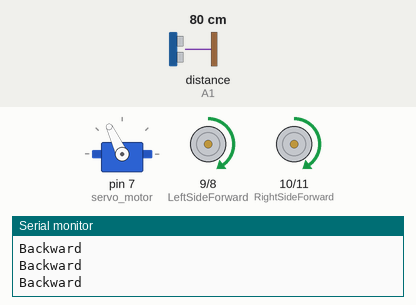
A sketch run on a simulated Arduino Uno, built with avr-gcc and run on an emulated ATmega328P. Parts: servo, motor-driver pin pairs drawn as motors (green arrow = first pin HIGH = forward, orange = second pin HIGH = backward, longer = more drive, scaled by the enable pin), the last lines printed to the serial monitor. The inputs (shaded band) are chosen by the test bench; at power-on: distance to the obstacle (sensor on A1) 80 cm. The echo pulse lasts 58.3 µs per cm.

Above: at 3.9 s.
4.0 s: distance to the obstacle (sensor on A1) set to 53 cm
5.5 s: distance to the obstacle (sensor on A1) set to 46 cm
At 6.3 s:
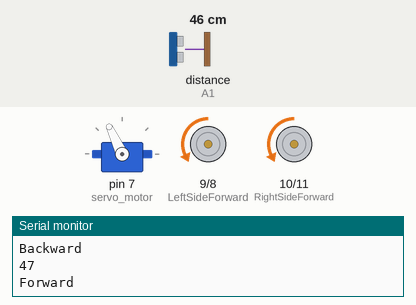
At 7.4 s:
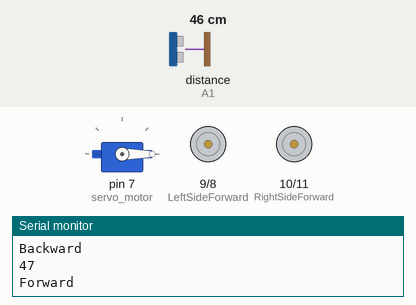
8.5 s: distance to the obstacle (sensor on A1) set to 60 cm
10.9 s: distance to the obstacle (sensor on A1) set to 2 cm
At 13.6 s:
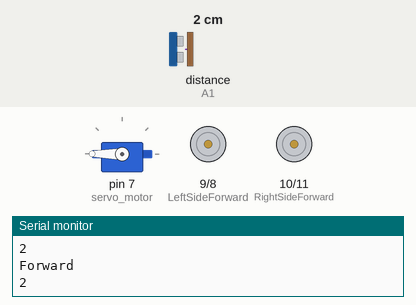
Timing chart, 0 to 14.9 s (numbered marks = the images above; inputs shaded):
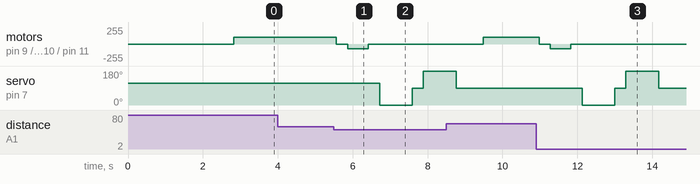

The sketch:

Obstacle_Avoider_Robot.ino
```cpp
#include <Servo.h>
#include <NewPing.h>

int LeftSideForward = 9;
int LeftSideBackward = 8;
int RightSideForward = 10;
int RightSideBackward = 11;
int SpeedRight = 5;
int SpeedLeft = 6;

int trigPin = A2;
int echoPin = A1;
long duration, cm, inches;
int maximumcm = 250;

NewPing sonar(trigPin, echoPin, maximumcm);
Servo servo_motor;


void setup(){

  pinMode(RightSideForward, OUTPUT);
  pinMode(LeftSideForward, OUTPUT);
  pinMode(LeftSideBackward, OUTPUT);
  pinMode(RightSideBackward, OUTPUT);
  pinMode(trigPin, OUTPUT);
  pinMode(echoPin, INPUT);
  servo_motor.attach(7); //our servo pin
  servo_motor.write(115);
  delay(2000);
  cm = readPing();
  delay(100);
  cm = readPing();
  delay(100);
  cm = readPing();
  delay(100);
  cm = readPing();
  delay(100);
  Serial.begin(9600);
}


void loop(){

  cm = readPing();
  int cmRight = 0;
  int cmLeft = 0;
  delay(50);

  if (cm < 50){
    Serial.println(cm);
    Stop();
    delay(300);
    Backward();
    delay(550);
    Stop();
    delay(300);
    cmRight = lookRight();
    Serial.println(cmRight);
    delay(300);
    cmLeft = lookLeft();
    Serial.println(cmLeft);
    delay(300);
    Stop();
    delay(300);


     if (cmLeft < 20 && cmRight < 20)
     {
      Serial.println(cm);
      Stop();
      delay(300);
      Backward();
      delay(1300);
      Stop();
      delay(300);
      cmRight = lookRight();
      Serial.println(cmRight);
      delay(300);
      cmLeft = lookLeft();
      Serial.println(cmLeft);
      delay(300);
      Stop();
      delay(300);

     }
     else if (cmLeft > cmRight){
      Right();
     delay(520);
     Stop();
     }
      else if (cmRight > cmLeft)
   {
     Left();
     delay(510);
     Stop();
   }
  }

    else
    {
     Forward();
    }

cm = readPing;
}

//FUNCTIONS

int lookRight(){
  servo_motor.write(0);
  delay(500);
  int cm = readPing();
  delay(300);
  servo_motor.write(90);
  return cm;
  delay(150);
}

int lookLeft(){
  servo_motor.write(180);
  delay(500);
  int cm = readPing();
  delay(300);
  servo_motor.write(90);
  return cm;
  delay(150);
}

int readPing(){
  delay(70);
  int cm = sonar.ping_cm();
  if (cm==0){
    cm=250;
  }
  return cm;
  delay(150);
}

void Stop(){

  digitalWrite(LeftSideForward, LOW);
  digitalWrite(LeftSideBackward, LOW);
  digitalWrite(RightSideForward, LOW);
  digitalWrite(RightSideBackward, LOW);
}

void Forward()
{
    Serial.println("Backward");
    digitalWrite(LeftSideForward, HIGH);
    digitalWrite(LeftSideBackward, LOW);
    digitalWrite(RightSideForward, HIGH);
    digitalWrite(RightSideBackward, LOW);
    analogWrite(SpeedRight, 100);
    analogWrite(SpeedLeft, 100);
}

void Backward()
{
    Serial.println("Forward");
    digitalWrite(LeftSideForward, LOW);
    digitalWrite(LeftSideBackward, HIGH);
    digitalWrite(RightSideForward, LOW);
    digitalWrite(RightSideBackward, HIGH);
    analogWrite(SpeedRight, 70);
    analogWrite(SpeedLeft, 70);
}

void Left()
{
    Serial.println("Left");
    digitalWrite(LeftSideForward, HIGH);
    digitalWrite(LeftSideBackward, LOW);
    digitalWrite(RightSideForward, LOW);
    digitalWrite(RightSideBackward, HIGH);
    analogWrite(SpeedRight, 100);
    analogWrite(SpeedLeft, 100);
}

void Right()
{
    Serial.println("Right");
    digitalWrite(LeftSideForward, LOW);
    digitalWrite(LeftSideBackward, HIGH);
    digitalWrite(RightSideForward, HIGH);
    digitalWrite(RightSideBackward, LOW);
    analogWrite(SpeedRight, 100);
    analogWrite(SpeedLeft, 100);
}
```

Measured:
- the behaviour switches between 49 and 48 cm on distance to the obstacle (sensor on A1) (found by bisection; images 0 and 1)
- after the input at 5.5 s, motor on pin 9 (LeftSideForward) / pin 8 (LeftSideBackward), motor on pin 10 (RightSideForward) / pin 11 (RightSideBackward): forward 100/255 → stopped after 0.07 s, → backward 70/255 0.30 s later, → stopped 0.55 s later; servo on pin 7 (servo_motor): 115° → 0° after 1.2 s, → 90° 0.87 s later, → 180° 0.30 s later
- after the input at 10.9 s, motor on pin 9 (LeftSideForward) / pin 8 (LeftSideBackward), motor on pin 10 (RightSideForward) / pin 11 (RightSideBackward): forward 100/255 → stopped after 0.08 s, → backward 70/255 0.30 s later, → stopped 0.55 s later
